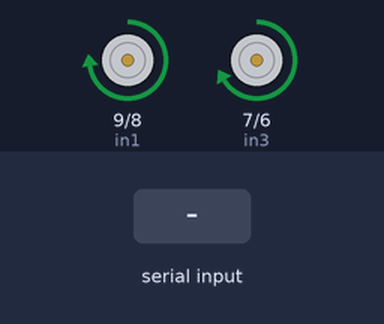
Bench run of a sketch on a simulated Arduino Uno, built with avr-gcc and run on an emulated ATmega328P. Shown: motor-driver pin pairs drawn as motors (green arrow = first pin HIGH = forward, orange = second pin HIGH = backward, longer = more drive, scaled by the enable pin). The inputs (shaded band) are chosen by the test bench. What the sketch prints to the serial monitor is not drawn.

Above: at 1.2 s.
1.3 s: "90,45\n" received over Serial
2.8 s: "30,150\n" received over Serial
Timing chart, 0 to 5.8 s (numbered marks = the images above; inputs shaded):
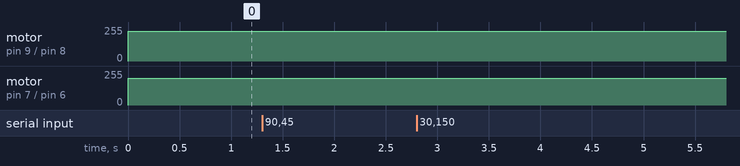

The sketch:

rf.ino
```cpp
#include <Servo.h>

// echo
int echo = 12;
int trig = 13;
float t = 0;
float distance = 0;

// motor one
int enA = 10;
int in1 = 9;
int in2 = 8;
// motor two
int enB = 5;
int in3 = 7;
int in4 = 6;
bool itemFound = false;
int turn = 0;
double prvTurnTime = 0;
//double seconds = millis()*0.001;

//amount of time to move forward when item in range
int doorStatus=0; //close = 0
                  //open = 1
int turnStatus=0;

//ML vars
unsigned long previousMillis=0;
unsigned long interval=200;
int number = 0;
int numToDec=0;
int left = 0;
int right = 0;

////Servo Motor
//int servoPin = 3;
//
//Servo servo;
//
//int servoAngle = 0;   // servo position in degrees
//int servoMax = 120;
//int servoMin = 0;
//


void setup() {
  // put your setup code here, to run once:
  pinMode(echo,INPUT);
  pinMode(trig,OUTPUT);
  Serial.begin(9600);

  // set all the motor control pins to outputs
  pinMode(enA, OUTPUT);
  pinMode(enB, OUTPUT);
  pinMode(in1, OUTPUT);
  pinMode(in2, OUTPUT);
  pinMode(in3, OUTPUT);
  pinMode(in4, OUTPUT);

//    Serial.begin(9600);
//  servo.attach(servoPin);

}

void stop(){
    digitalWrite(in1, LOW);
    digitalWrite(in2, LOW);
    digitalWrite(in3, LOW);
    digitalWrite(in4, LOW);
}

void backwards(){
    digitalWrite(in1, LOW);
    digitalWrite(in2, HIGH);
      analogWrite(enA, 225);
    digitalWrite(in3, LOW);
    digitalWrite(in4, HIGH);
      analogWrite(enB, 200);
}

void forwards(){
    digitalWrite(in1, HIGH);
    digitalWrite(in2, LOW);
    analogWrite(enA, 225);
    digitalWrite(in3, HIGH);
    digitalWrite(in4, LOW);
    analogWrite(enB, 200);

}

void turnLeftCheck(){
    digitalWrite(in1, HIGH);
    digitalWrite(in2, LOW);
    analogWrite(enA, 250);
    digitalWrite(in3, HIGH);
    digitalWrite(in4, LOW);
    analogWrite(enB, 50);
    delay(100);//small
}

void turnRight(){
     digitalWrite(in1, HIGH);
    digitalWrite(in2, LOW);
    analogWrite(enA, 50);
    digitalWrite(in3, HIGH);
    digitalWrite(in4, LOW);
    analogWrite(enB, 250);
    Serial.println("turn right");
  //  delay(525);
}

void turnRightCheck(){
     digitalWrite(in1, HIGH);
    digitalWrite(in2, LOW);
    analogWrite(enA, 250);
    digitalWrite(in3, HIGH);
    digitalWrite(in4, LOW);
    analogWrite(enB, 50);
    Serial.println("turn right");
    delay(100);
}

void printDistance(){
    //echo
  digitalWrite(trig,LOW);
  delay(50);
  digitalWrite(trig,HIGH);
  delay(50);
  digitalWrite(trig,LOW);
  t = pulseIn(echo,HIGH);
  distance = ((340*t)/2 )*0.0001; //Not sure how many cm
  Serial.print(distance);
  Serial.println(" cm");
}


void loop() {

  itemFound = false;

  if(Serial.available()){
    number = Serial.read();
    turnStatus=number-48;
    itemFound=true;
    Serial.println(turnStatus, BIN);

  }else{
    itemFound=false;
  }

if(itemFound == false){
  forwards();
}else{
  backwards();
}

//  printDistance();
//
// if((distance > 10 )&& (itemFound  == false)){
//    forwards();
//
//    Serial.println("forwards");
////    printDistance();
//    Serial.print(prvTurnTime);
//    Serial.println("seconds");
//
//    if(((millis()*0.001- prvTurnTime) < 40000) && ((millis()*0.001- prvTurnTime) > 2) && distance > 10&& (itemFound  == false)){
//      //reset prvTurnTime when item is finished being found Found
//      prvTurnTime = millis()*0.001;
//      turnRight();
//      turn = turn +1; //first turn
//      delay(525); //angle
//        printDistance();
//    Serial.println("turned right");
//
//
//    }
//    if (distance <10 && (itemFound  == false)){
//      backwards();
//    Serial.println("backwards");
//    }
// }
// if (distance <10 && (itemFound  == false)){
//      backwards();
//    Serial.println("backwards");
//    }


/*
  for(servoAngle = servoMin; servoAngle < servoMax; servoAngle = servoAngle + 5)  //move the micro servo from 0 degrees to 90 degrees
  {
    servo.write(servoAngle);
    delay(10);
  }

  for(servoAngle = servoMax; servoAngle > servoMin; servoAngle = servoAngle - 1)  //now move back the micro servo from 0 degrees to 90 degrees
  {
    servo.write(servoAngle);
    delay(10);
  }
  //end control the servo's speed

  delay(1000);
*/

 // turn left or right to find next item
//  if(itemFound == true){
//    if(turnStatus==5){
//      turnRightCheck();
//    }else if(turnStatus==6){
//      turnLeftCheck();
//    }else if(turnStatus==4){
//          Serial.println("Item found");
//          printDistance();
//          if(distance>17){
//            Serial.println("greater than 15");
//            forwards();
//            printDistance();
//          }
//          if(distance < 20 && distance > 10){
//            Serial.println("greater than 15, less than 10");
//            doorStatus=1;
//            //openDoor();
//            stop();
//            delay(2000);
//            forwards(); //for x amount of time
//            printDistance();
//        }
//          if(distance < 10 && distance > 8){
//            Serial.println("greater than 10, less than 8");
//            doorStatus=0;
//            stop();
//            delay(2000);
//            prvTurnTime = millis()*0.001;
//            itemFound = false;
//            printDistance();
//            //closeDoor();
//          }
//          if(distance<8){
//            backwards();
//          }
//    }
//  }

}
```
